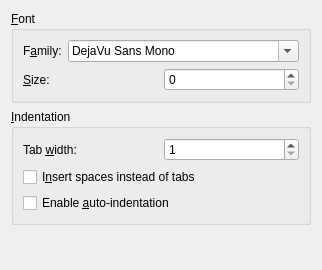
<?xml version="1.0" encoding="UTF-8"?>
<ui version="4.0">
 <class>EditorPreferences</class>
 <widget class="QWidget" name="EditorPreferences">
  <property name="geometry">
   <rect>
    <x>0</x>
    <y>0</y>
    <width>313</width>
    <height>270</height>
   </rect>
  </property>
  <layout class="QVBoxLayout" name="_2">
   <item>
    <widget class="QGroupBox" name="fontGroup">
     <property name="title">
      <string>&amp;Font</string>
     </property>
     <layout class="QVBoxLayout" name="verticalLayout">
      <item>
       <layout class="QHBoxLayout" name="horizontalLayout">
        <item>
         <widget class="QLabel" name="fontLabel">
          <property name="sizePolicy">
           <sizepolicy hsizetype="Minimum" vsizetype="Preferred">
            <horstretch>0</horstretch>
            <verstretch>0</verstretch>
           </sizepolicy>
          </property>
          <property name="text">
           <string>F&amp;amily:</string>
          </property>
          <property name="buddy">
           <cstring>fontSelect</cstring>
          </property>
         </widget>
        </item>
        <item>
         <widget class="QFontComboBox" name="fontSelect">
          <property name="sizePolicy">
           <sizepolicy hsizetype="Preferred" vsizetype="Fixed">
            <horstretch>0</horstretch>
            <verstretch>0</verstretch>
           </sizepolicy>
          </property>
          <property name="currentFont">
           <font>
            <family>DejaVu Sans Mono</family>
           </font>
          </property>
         </widget>
        </item>
       </layout>
      </item>
      <item>
       <layout class="QHBoxLayout" name="horizontalLayout_2">
        <item>
         <widget class="QLabel" name="sizeLabel">
          <property name="sizePolicy">
           <sizepolicy hsizetype="Minimum" vsizetype="Preferred">
            <horstretch>0</horstretch>
            <verstretch>0</verstretch>
           </sizepolicy>
          </property>
          <property name="text">
           <string>&amp;Size:</string>
          </property>
          <property name="buddy">
           <cstring>sizeSpin</cstring>
          </property>
         </widget>
        </item>
        <item>
         <widget class="QSpinBox" name="sizeSpin"/>
        </item>
       </layout>
      </item>
     </layout>
    </widget>
   </item>
   <item>
    <widget class="QGroupBox" name="indentGroup">
     <property name="title">
      <string>&amp;Indentation</string>
     </property>
     <layout class="QVBoxLayout" name="verticalLayout_4">
      <item>
       <layout class="QHBoxLayout" name="horizontalLayout_3">
        <item>
         <widget class="QLabel" name="indentLabel">
          <property name="sizePolicy">
           <sizepolicy hsizetype="Minimum" vsizetype="Preferred">
            <horstretch>0</horstretch>
            <verstretch>0</verstretch>
           </sizepolicy>
          </property>
          <property name="text">
           <string>Tab &amp;width:</string>
          </property>
          <property name="buddy">
           <cstring>indentSpin</cstring>
          </property>
         </widget>
        </item>
        <item>
         <widget class="QSpinBox" name="indentSpin">
          <property name="minimum">
           <number>1</number>
          </property>
         </widget>
        </item>
       </layout>
      </item>
      <item>
       <widget class="QCheckBox" name="noTabsBox">
        <property name="text">
         <string>I&amp;nsert spaces instead of tabs</string>
        </property>
       </widget>
      </item>
      <item>
       <widget class="QCheckBox" name="indentBox">
        <property name="text">
         <string>Enable &amp;auto-indentation</string>
        </property>
       </widget>
      </item>
     </layout>
    </widget>
   </item>
   <item>
    <spacer name="verticalSpacer">
     <property name="orientation">
      <enum>Qt::Vertical</enum>
     </property>
     <property name="sizeHint" stdset="0">
      <size>
       <width>20</width>
       <height>26</height>
      </size>
     </property>
    </spacer>
   </item>
  </layout>
 </widget>
 <tabstops>
  <tabstop>fontSelect</tabstop>
  <tabstop>sizeSpin</tabstop>
  <tabstop>indentSpin</tabstop>
  <tabstop>noTabsBox</tabstop>
  <tabstop>indentBox</tabstop>
 </tabstops>
 <resources/>
 <connections/>
</ui>
